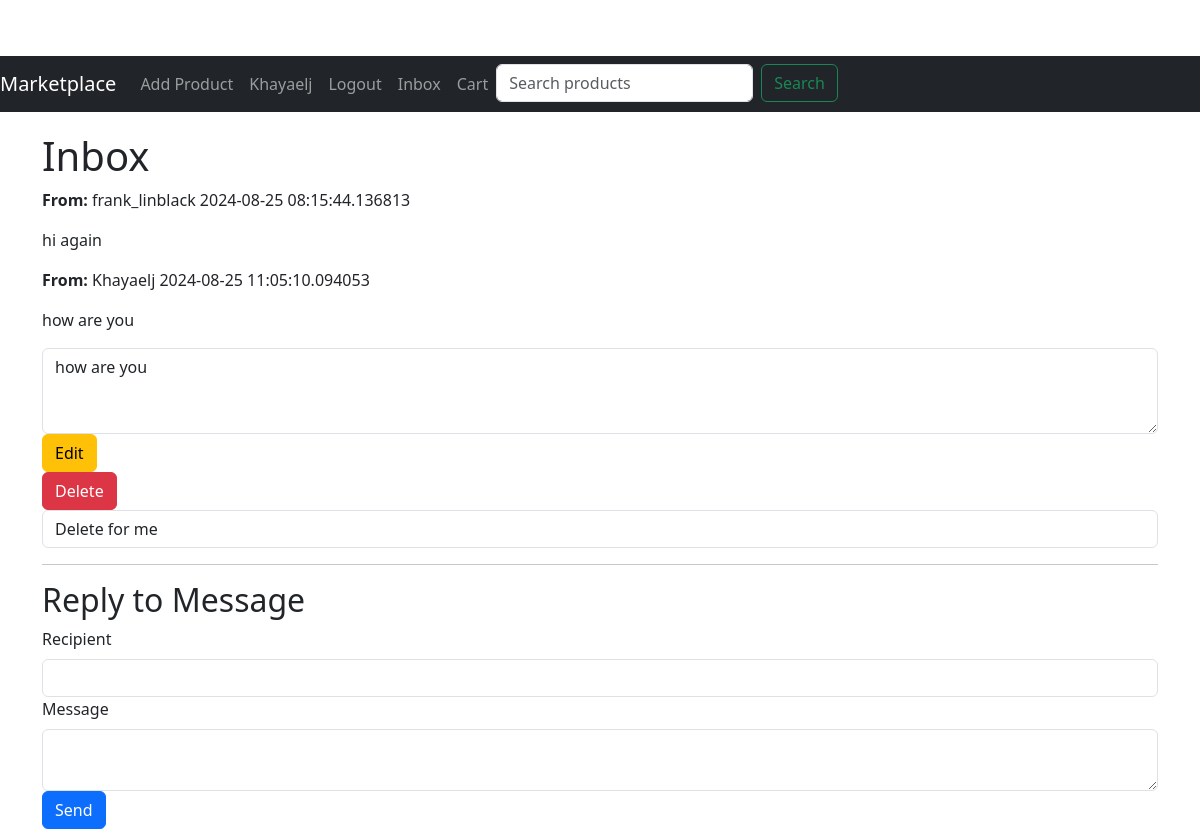
Before: /inbox (signed in) with the older database file.
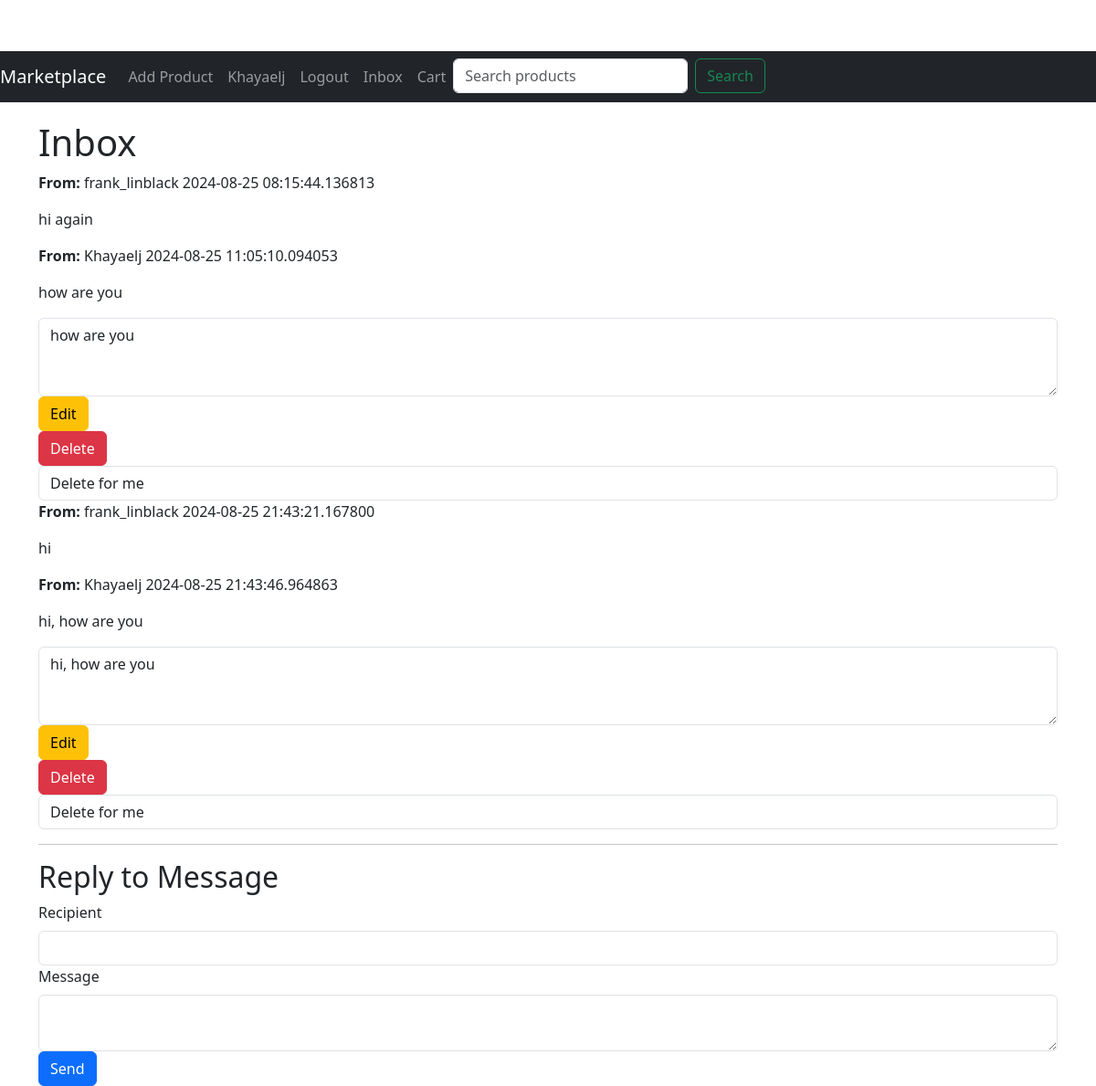
After: the same page with the newer database file.
### app/models.py (models this page shows, shortened)
class Message(db.Model):
    id = db.Column(db.Integer, primary_key=True)
    sender_id = db.Column(db.Integer, db.ForeignKey('user.id'))
    receiver_id = db.Column(db.Integer, db.ForeignKey('user.id'))
    body = db.Column(db.String(1024))
    timestamp = db.Column(db.DateTime, index=True, default=datetime.utcnow)
    read = db.Column(db.Boolean, default=False)
    edited = db.Column(db.Boolean, default=False)
    edit_timestamp = db.Column(db.DateTime, nullable=True)
    deleted_for_sender = db.Column(db.Boolean, default=False)
    deleted_for_receiver = db.Column(db.Boolean, default=False)

class User(UserMixin, db.Model):
    id = db.Column(db.Integer, primary_key=True)
    username = db.Column(db.String(64), index=True, unique=True)
    email = db.Column(db.String(120), index=True, unique=True)
    password_hash = db.Column(db.String(128))
    profile_picture = db.Column(db.String(150), nullable=True)
    products = db.relationship('Product', backref='author', lazy='dynamic')
    reviews = db.relationship('Review', backref='author', lazy='dynamic')
    wishlist_entries = db.relationship('Wishlist', backref='user', lazy=True)
    received_messages = db.relationship('Message', foreign_keys='Message.receiver_id', backref='receiver', overlaps="sent_messages,received_messages")
    sent_messages = db.relationship('Message', foreign_keys='Message.sender_id', backref='sender', overlaps="received_messages,sent_messages")

### app/routes.py (the view, shortened to what this page needs)
@bp.route('/inbox', methods=['GET', 'POST'])
@login_required
def inbox():
    messages = Message.query.filter(
        (Message.receiver_id == current_user.id) & (Message.deleted_for_receiver == False) |
        (Message.sender_id == current_user.id) & (Message.deleted_for_sender == False)
    ).order_by(Message.timestamp.asc()).all()
    form = MessageForm()
    for message in messages:
        if not message.read and message.receiver_id == current_user.id:
            message.read = True
            db.session.commit()
    return render_template('inbox.html', title='Inbox', messages=messages, form=form)

### app/forms.py
class MessageForm(FlaskForm):
    recipient = StringField('Recipient', validators=[DataRequired()])
    body = TextAreaField('Message', validators=[DataRequired()])
    submit = SubmitField('Send')

### app/models.py (called while the page is built)
@login.user_loader
def load_user(id):
    return User.query.get(int(id))

### app/routes.py (called while the page is built)
@bp.before_request
def before_request():
    if current_user.is_authenticated:
        unread_count = Message.query.filter_by(receiver_id=current_user.id, read=False).count()
        current_app.jinja_env.globals['unread_count'] = unread_count

### app/templates/inbox.html (shortened to what this page needs)
{% extends "base.html" %}
{% block content %}
<h1>{{ title }}</h1>
<div class="inbox-messages">
    {% for message in messages %}
    <div class="message-item {% if not message.read %}unread{% endif %}">
        <p><strong>From:</strong> {{ message.sender.username }} <span class="timestamp">{{ message.timestamp }}</span></p>
        <p>{{ message.body }}</p>
        {% if message.sender.id == current_user.id %}
        <div class="message-actions">
            <form method="POST" action="{{ url_for('main.edit_message', message_id=message.id) }}">
                <div class="form-group">
                    <textarea name="body" class="form-control" rows="3">{{ message.body }}</textarea>
                </div>
                <button type="submit" class="btn btn-warning">Edit</button>
            </form>
            <form method="POST" action="{{ url_for('main.delete_message', message_id=message.id) }}" style="display:inline;">
                <button type="submit" class="btn btn-danger">Delete</button>
                <select name="delete_option" class="form-control">
                    <option value="user">Delete for me</option>
                </select>
            </form>
        </div>
        {% endif %}
    </div>
    {% endfor %}
</div>
<hr>
<div class="message-reply">
    <h2>Reply to Message</h2>
    <form method="POST" action="">
        <div class="form-group">
            {{ form.recipient.label(class="form-label") }}
            {{ form.recipient(class="form-control") }}
        </div>
        <div class="form-group">
            {{ form.body.label(class="form-label") }}
            {{ form.body(class="form-control") }}
        </div>
        <div class="form-group">
            {{ form.submit(class="btn btn-primary") }}
        </div>
    </form>
</div>
{% endblock %}

Changed rows visible on the page:
added Message: sender.username "frank_linblack", timestamp "2024-08-25 21:43:21.167800", body "hi"
added Message: sender.username "Khayaelj", timestamp "2024-08-25 21:43:46.964863", body "hi, how are you"
